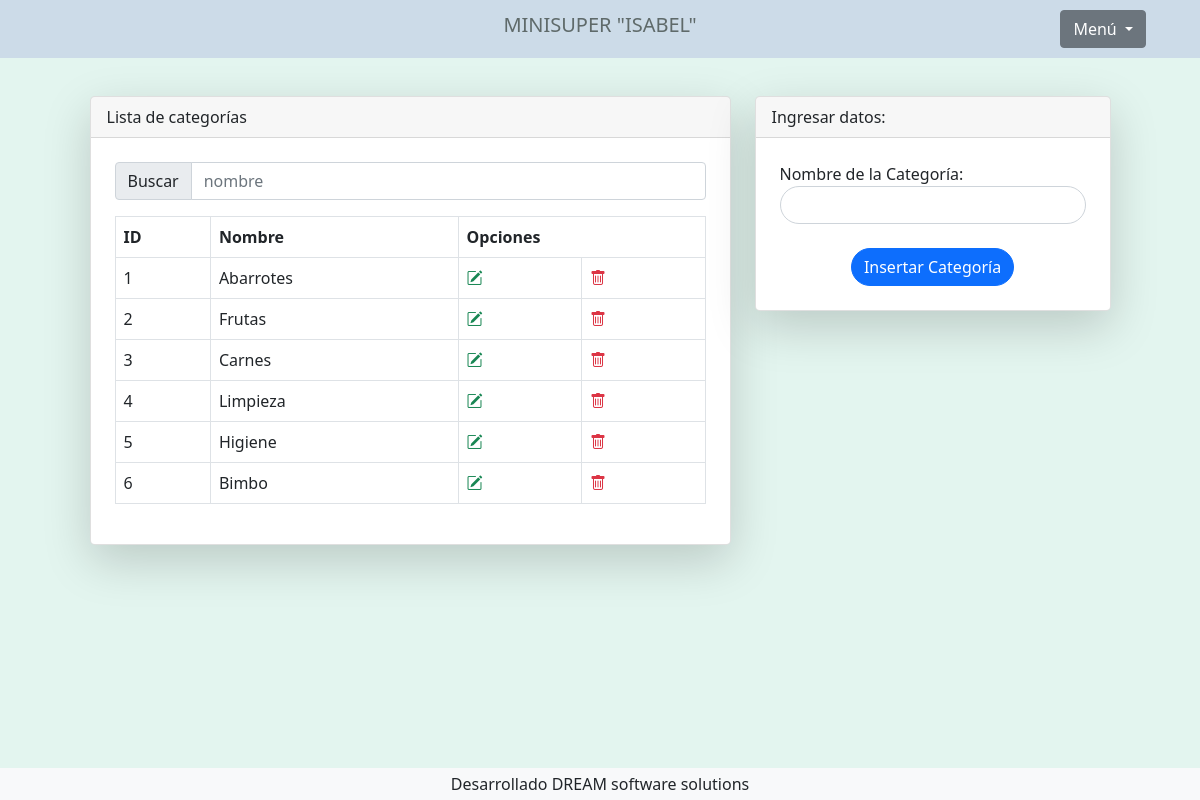
Screenshot of /Mnisuper/categorias.php (signed in) with the database file from the repository.
### tables this page shows
CREATE TABLE `categorias` (
  `id_categoria` smallint(5) NOT NULL,
  `nombre` varchar(50) NOT NULL
);

### Mnisuper/categorias.php (the view, shortened to what this page needs)
<?php
include 'header.php';
?>
<?php
include_once "conexion.php";
$sentencia = $bd->query("SELECT * FROM categorias");
$categorias = $sentencia->fetchAll(PDO::FETCH_OBJ);
?>
<div class="container mt-5">
    <div class="row justify-content-center">
        <div class="col-md-7">
            <div class="card rounded-3 shadow-lg">
                <div class="card-header">
                    Lista de categorías
                </div>
                <div class="p-4">
                    <div class="input-group mb-3">
                        <span class="input-group-text" id="basic-addon1">Buscar</span>
                        <input type="text" class="form-control" placeholder="nombre" aria-label="nombre  " aria-describedby="basic-addon1" id="search-input">
                    </div>
                    <div class="table-responsive">
                        <table class="table table-bordered align-middle" id="tabla-categorias">
                            <thead>
                                <tr>
                                    <th scope="col">ID</th>
                                    <th scope="col">Nombre</th>
                                    <th scope="col" colspan="20">Opciones</th>
                                </tr>
                            </thead>
                            <tbody>
                                <?php foreach ($categorias as $dato) { ?>
                                    <tr>
                                        <td scope="row"><?php echo $dato->id_categoria; ?></td>
                                        <td><?php echo $dato->nombre; ?></td>
                                        <td><a class="text-success animate__animated animate__heartBeat" href="editar_categoria.php?id_categoria=<?php echo $dato->id_categoria; ?>"><i class="bi bi-pencil-square"></i></a></td>
                                        <td><a onclick="return confirm('¿Estás seguro de eliminar?');" class="text-danger animate__animated animate__bounceIn" href="eliminar_categoria.php?id_categoria=<?php echo $dato->id_categoria; ?>"><i class="bi bi-trash"></i></a></td>
                                    </tr>
                                <?php } ?>
                            </tbody>
                        </table>
                    </div>
                </div>
            </div>
        </div>
        <div class="col-md-4">
            <div class="card rounded-3 shadow-lg">
                <div class="card-header">
                    Ingresar datos:
                </div>
                <form class="p-4" action="insertar_categoria.php" method="post">
                    <label for="nombre">Nombre de la Categoría:</label>
                    <input type="text" class="form-control rounded-pill" name="nombre" autofocus required><br>
                    <li class="d-flex justify-content-center">
                    <input type="submit" class="btn btn-primary rounded-pill animate__animated animate__rubberBand" value="Insertar Categoría">
                    </li>
                </form>
            </div>
        </div>
    </div>
</div>
<?php include 'footer.php'; ?>

### Mnisuper/header.php (style rules this page uses)
body { background-color: #E3F5EF; }

### rows the page displays
categorias: id_categoria "1", nombre "Abarrotes"
categorias: id_categoria "2", nombre "Frutas"
categorias: id_categoria "3", nombre "Carnes"
categorias: id_categoria "4", nombre "Limpieza"
categorias: id_categoria "5", nombre "Higiene"
categorias: id_categoria "6", nombre "Bimbo"
